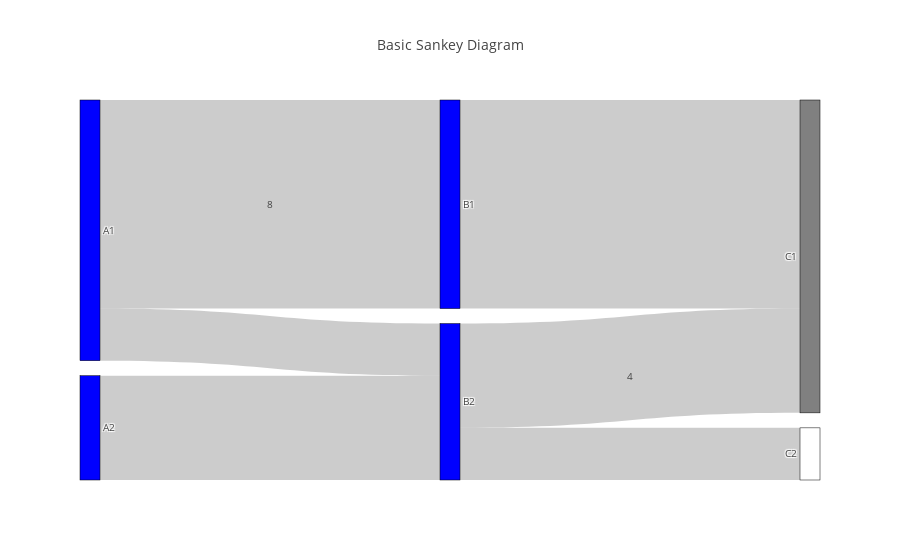

The code cell stored with this chart in its notebook:
### Code cell
data = dict(
type='sankey',
node = dict(
  pad = 15,
  thickness = 20,
  line = dict(
    color = "black",
    width = 0.5
  ),
  label = ["A1", "A2", "B1", "B2", "C1", "C2"],

  color = ["blue", "blue", "blue", "blue", 
  "gray", "white"]),#attempt to make it less visible

link = dict(
  source = [0,1,0,2,3,3],
  target = [2,3,3,4,4,5],
  value = [8,4,2,8,4,2],
  # attempt to add labels
  label= [8,4,2,8,4,2]))


import plotly.offline as py
layout =  dict(
  title = "Basic Sankey Diagram",
  font = dict(
    size = 10
  ),
    annotations=[
        dict(
            x=0.25,
            y=0.75,
            text='8',
            showarrow=False
        ),
        dict(
            x=0.75,
            y=0.25,
            text='4',
            showarrow=False
        )
    ]
 )

fig = dict(data=[data], layout=layout)
py.iplot(fig, validate=False)

### Figure 1 — Plotly figure (JSON) as saved in the notebook; plotly's stock layout.template omitted (floating-point values rounded to 4 significant figures)
{"data": [{"link": {"label": [8, 4, 2, 8, 4, 2], "source": [0, 1, 0, 2, 3, 3], "target": [2, 3, 3, 4, 4, 5], "value": [8, 4, 2, 8, 4, 2]}, "node": {"color": ["blue", "blue", "blue", "blue", "gray", "white"], "label": ["A1", "A2", "B1", "B2", "C1", "C2"], "line": {"color": "black", "width": 0.5}, "pad": 15, "thickness": 20}, "type": "sankey"}], "layout": {"annotations": [{"showarrow": false, "text": "8", "x": 0.25, "y": 0.75}, {"showarrow": false, "text": "4", "x": 0.75, "y": 0.25}], "font": {"size": 10}, "title": "Basic Sankey Diagram"}}
